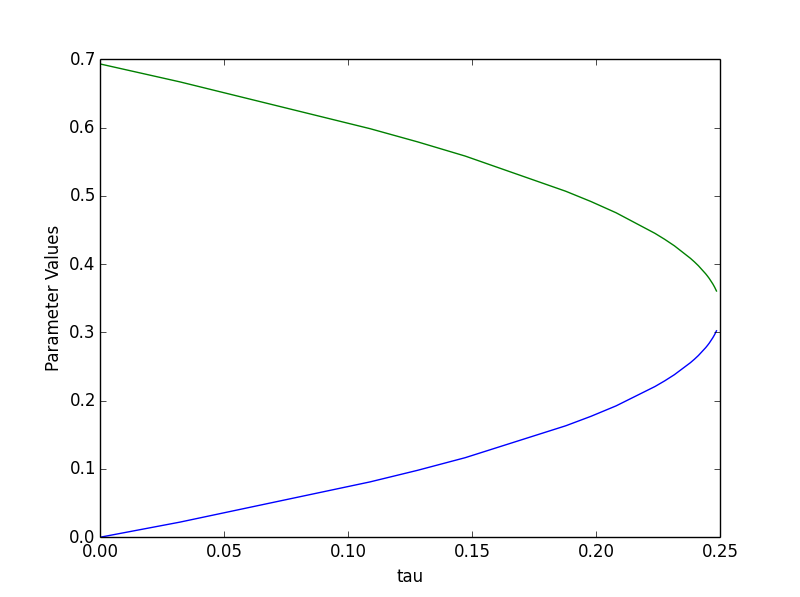

The script that drew this image:
"""An example of calculating a geodesic. Model takes the form

.. math::

    y(t,x) = e^{-x[0]*t} + e^{-x[1]*t},

for time points :math:`t = 0.5, 1.0, 2.0`.

We enforce :math:`x[i] > 0` by going to log parameters:

.. math::

    y(t,x) = e^{-exp(x[0])*t} + e^{-exp(x[1])*t}

We adopt the convention that the model has N parameters and makes M
predictions. Then, the output of :math:`r(x)` should be a vector length M the
output of :math:`j(x)` (i.e., jacobian) should be an :math:`M \times N` matrix.
The output of :math:`Avv(x,v)` should be a vector of length M. In this example,
:math:`M = 3` (three time points) and :math:`N = 2`.
"""

from MBAM import Geodesic, initial_velocity
import numpy as np
import matplotlib.pyplot as plt


# Time series
t = np.array([0.5, 1.0, 2.0])


def r(x):
    """Model predictions"""
    return np.exp(-np.exp(x[0]) * t) + np.exp(-np.exp(x[1]) * t)


def j(x):
    """Jacobian"""
    return np.array(
        [
            -t * np.exp(x[0]) * np.exp(-np.exp(x[0]) * t),
            -t * np.exp(x[1]) * np.exp(-np.exp(x[1]) * t),
        ]
    ).T


def Avv(x, v):
    """Directional second derivative"""
    h = 1e-4
    return (r(x + h * v) + r(x - h * v) - 2 * r(x)) / h / h


# Choose starting parameters
x = np.log([1.0, 2.0])
v = initial_velocity(x, j, Avv)

# Set the dimensions
M = len(t)
N = len(x)


def callback(g):
    """Callback function used to monitor the geodesic after each step"""
    # Integrate until the norm of the velocity has grown by a factor of 10
    # and print out some diagnotistic along the way
    print(
        "Iteration: %i, tau: %f, |v| = %f"
        % (len(g.vs), g.ts[-1], np.linalg.norm(g.vs[-1]))
    )
    return np.linalg.norm(g.vs[-1]) < 10.0


# Construct the geodesic
# It is usually not necessary to be very accurate here, so we set small
# tolerances
geo = Geodesic(r, j, Avv, M, N, x, v, atol=1e-2, rtol=1e-2, callback=callback)

# Integrate
geo.integrate(25.0)
# plot the geodesic path to find the limit
# This should show the singularity at the "fold line" x[0] = x[1]
plt.figure()
plt.plot(geo.ts, geo.xs)
plt.xlabel("tau")
plt.ylabel("Parameter Values")
plt.show()
